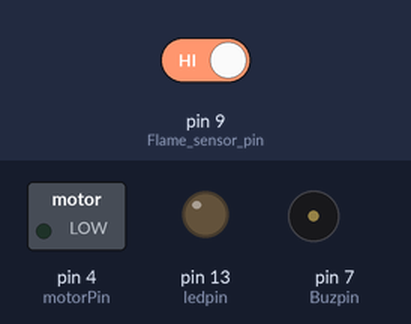
The sketch below on a simulated Arduino Uno, built with avr-gcc and run on an emulated ATmega328P. Parts: switched loads named in the sketch (green lamp = pin HIGH), output pins drawn as LEDs (lit = HIGH), buzzer (waves = sounding, pin HIGH). Dashed ring = blinking. The test bench sets the inputs (shaded band); at power-on: pin 9 (Flame_sensor_pin) HIGH.

Above: at 1.2 s.
1.3 s: pin 9 (Flame_sensor_pin) driven LOW
At 1.5 s:
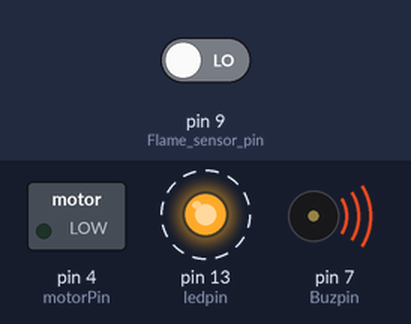
At 2.7 s:
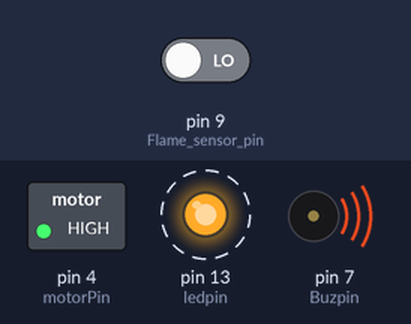
4.3 s: pin 9 (Flame_sensor_pin) driven HIGH
At 16.5 s:
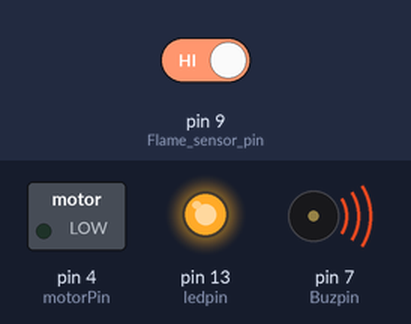
Timing chart, 0 to 18.1 s (numbered marks = the images above; inputs shaded):
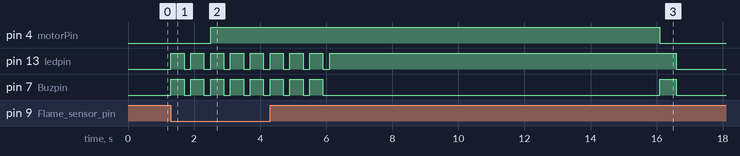

Measured:
- after the input at 1.3 s, pin 4 (motorPin): LOW → HIGH after 1.2 s; pin 13 (ledpin), pin 7 (Buzpin): alternates HIGH for 0.40 s and LOW for 0.20 s, starting at once
- after the input at 4.3 s, pin 4 (motorPin): HIGH → LOW after 11.8 s

The sketch:

Fire_Detection_System.ino
```cpp
int ledpin=13;
int Flame_sensor_pin=9;
int Buzpin=7;
int motorPin=4;
int flamesensvalue=0;
int count=0;
void setup()
{
  Serial.begin(9600);
  pinMode(ledpin,OUTPUT);
  pinMode(Flame_sensor_pin,INPUT);
  pinMode(Buzpin,OUTPUT);
  pinMode(motorPin,OUTPUT);
}

void led_buz_blink()
{
  digitalWrite(ledpin,HIGH);
  digitalWrite(Buzpin,HIGH);
  delay(400);
  digitalWrite(ledpin,LOW);
  digitalWrite(Buzpin,LOW);
  delay(200);
  digitalWrite(ledpin,HIGH);
  digitalWrite(Buzpin,HIGH);
  delay(400);
  digitalWrite(ledpin,LOW);
  digitalWrite(Buzpin,LOW);
  delay(200);
}
void loop()
{
  flamesensvalue=digitalRead(Flame_sensor_pin);
  if (flamesensvalue==LOW)
  {
    led_buz_blink();
    digitalWrite(motorPin,HIGH);
    led_buz_blink();
    count++;
  }
  else if(count>0 && flamesensvalue==HIGH)
  {
    digitalWrite(Buzpin,LOW);
    digitalWrite(ledpin,HIGH);
    digitalWrite(motorPin,HIGH);
    delay(10000);
    digitalWrite(motorPin,LOW);
    digitalWrite(Buzpin,HIGH);
    delay(500);
    digitalWrite(Buzpin,LOW);
    count=0;
  }
  else
  {
    digitalWrite(ledpin,LOW);
    digitalWrite(Buzpin,LOW);
    digitalWrite(motorPin,LOW);
  }
}
```
